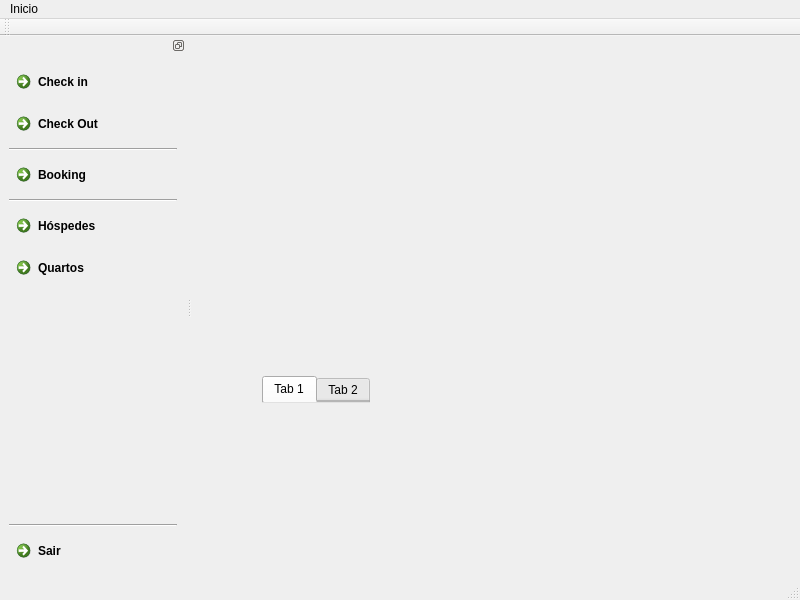
<?xml version="1.0" encoding="UTF-8"?>
<ui version="4.0">
 <class>MainWindow</class>
 <widget class="QMainWindow" name="MainWindow">
  <property name="geometry">
   <rect>
    <x>0</x>
    <y>0</y>
    <width>800</width>
    <height>600</height>
   </rect>
  </property>
  <property name="windowTitle">
   <string>Microgest POS</string>
  </property>
  <widget class="QWidget" name="centralwidget">
   <property name="contextMenuPolicy">
    <enum>Qt::PreventContextMenu</enum>
   </property>
   <widget class="QTabWidget" name="centralWidget">
    <property name="geometry">
     <rect>
      <x>70</x>
      <y>340</y>
      <width>108</width>
      <height>27</height>
     </rect>
    </property>
    <widget class="QWidget" name="tab">
     <attribute name="title">
      <string>Tab 1</string>
     </attribute>
    </widget>
    <widget class="QWidget" name="tab_2">
     <attribute name="title">
      <string>Tab 2</string>
     </attribute>
    </widget>
   </widget>
  </widget>
  <widget class="QMenuBar" name="menubar">
   <property name="geometry">
    <rect>
     <x>0</x>
     <y>0</y>
     <width>800</width>
     <height>21</height>
    </rect>
   </property>
   <widget class="QMenu" name="menuInicio">
    <property name="title">
     <string>Inicio</string>
    </property>
    <widget class="QMenu" name="menuCadastro">
     <property name="title">
      <string>Cadastro</string>
     </property>
     <addaction name="actionH_spedes"/>
     <addaction name="actionQuartos"/>
    </widget>
    <addaction name="menuCadastro"/>
    <addaction name="actionEntradas_Check_In"/>
    <addaction name="actionSa_das_Check_Out"/>
    <addaction name="actionReservas_Bookings"/>
    <addaction name="separator"/>
    <addaction name="actionFechar"/>
   </widget>
   <addaction name="menuInicio"/>
  </widget>
  <widget class="QStatusBar" name="statusbar"/>
  <widget class="QDockWidget" name="dockWidget">
   <property name="features">
    <set>QDockWidget::DockWidgetFloatable|QDockWidget::DockWidgetMovable</set>
   </property>
   <attribute name="dockWidgetArea">
    <number>1</number>
   </attribute>
   <widget class="QWidget" name="dockWidgetContents">
    <layout class="QVBoxLayout" name="verticalLayout_2">
     <item>
      <layout class="QVBoxLayout" name="verticalLayout">
       <item>
        <widget class="QCommandLinkButton" name="CheckIn">
         <property name="text">
          <string>Check in</string>
         </property>
         <property name="icon">
          <iconset>
           <normaloff>images/20131009051125104_easyicon_net_512.png</normaloff>images/20131009051125104_easyicon_net_512.png</iconset>
         </property>
        </widget>
       </item>
       <item>
        <widget class="QCommandLinkButton" name="commandLinkButton_2">
         <property name="text">
          <string>Check Out</string>
         </property>
         <property name="icon">
          <iconset>
           <normaloff>icons/clientes.ico</normaloff>icons/clientes.ico</iconset>
         </property>
        </widget>
       </item>
       <item>
        <widget class="Line" name="line_3">
         <property name="orientation">
          <enum>Qt::Horizontal</enum>
         </property>
        </widget>
       </item>
       <item>
        <widget class="QCommandLinkButton" name="commandLinkButton">
         <property name="text">
          <string>Booking</string>
         </property>
         <property name="icon">
          <iconset>
           <normaloff>images/http-__iconesbr.oficinadanet.com_10693_64x64.png</normaloff>images/http-__iconesbr.oficinadanet.com_10693_64x64.png</iconset>
         </property>
        </widget>
       </item>
       <item>
        <widget class="Line" name="line_4">
         <property name="orientation">
          <enum>Qt::Horizontal</enum>
         </property>
        </widget>
       </item>
       <item>
        <widget class="QCommandLinkButton" name="commandLinkButton_3">
         <property name="text">
          <string>Hóspedes</string>
         </property>
         <property name="icon">
          <iconset>
           <normaloff>images/guest.png</normaloff>images/guest.png</iconset>
         </property>
        </widget>
       </item>
       <item>
        <widget class="QCommandLinkButton" name="commandLinkButton_5">
         <property name="text">
          <string>Quartos</string>
         </property>
         <property name="icon">
          <iconset>
           <normaloff>images/20131009051125104_easyicon_net_512.png</normaloff>images/20131009051125104_easyicon_net_512.png</iconset>
         </property>
        </widget>
       </item>
       <item>
        <spacer name="verticalSpacer_2">
         <property name="orientation">
          <enum>Qt::Vertical</enum>
         </property>
         <property name="sizeHint" stdset="0">
          <size>
           <width>20</width>
           <height>40</height>
          </size>
         </property>
        </spacer>
       </item>
       <item>
        <widget class="Line" name="line">
         <property name="orientation">
          <enum>Qt::Horizontal</enum>
         </property>
        </widget>
       </item>
       <item>
        <widget class="QCommandLinkButton" name="commandLinkButton_4">
         <property name="text">
          <string>Sair</string>
         </property>
         <property name="icon">
          <iconset>
           <normaloff>icons/close.ico</normaloff>icons/close.ico</iconset>
         </property>
        </widget>
       </item>
      </layout>
     </item>
    </layout>
   </widget>
  </widget>
  <widget class="QToolBar" name="toolBar">
   <property name="windowTitle">
    <string>toolBar</string>
   </property>
   <attribute name="toolBarArea">
    <enum>TopToolBarArea</enum>
   </attribute>
   <attribute name="toolBarBreak">
    <bool>false</bool>
   </attribute>
  </widget>
  <action name="actionH_spedes">
   <property name="text">
    <string>Hóspedes</string>
   </property>
  </action>
  <action name="actionQuartos">
   <property name="text">
    <string>Quartos</string>
   </property>
  </action>
  <action name="actionEntradas_Check_In">
   <property name="text">
    <string>Entradas (Check In)</string>
   </property>
  </action>
  <action name="actionSa_das_Check_Out">
   <property name="text">
    <string>Saídas (Check Out)</string>
   </property>
  </action>
  <action name="actionReservas_Bookings">
   <property name="text">
    <string>Reservas (Bookings)</string>
   </property>
  </action>
  <action name="actionFechar">
   <property name="text">
    <string>Fechar</string>
   </property>
  </action>
 </widget>
 <resources/>
 <connections/>
</ui>
